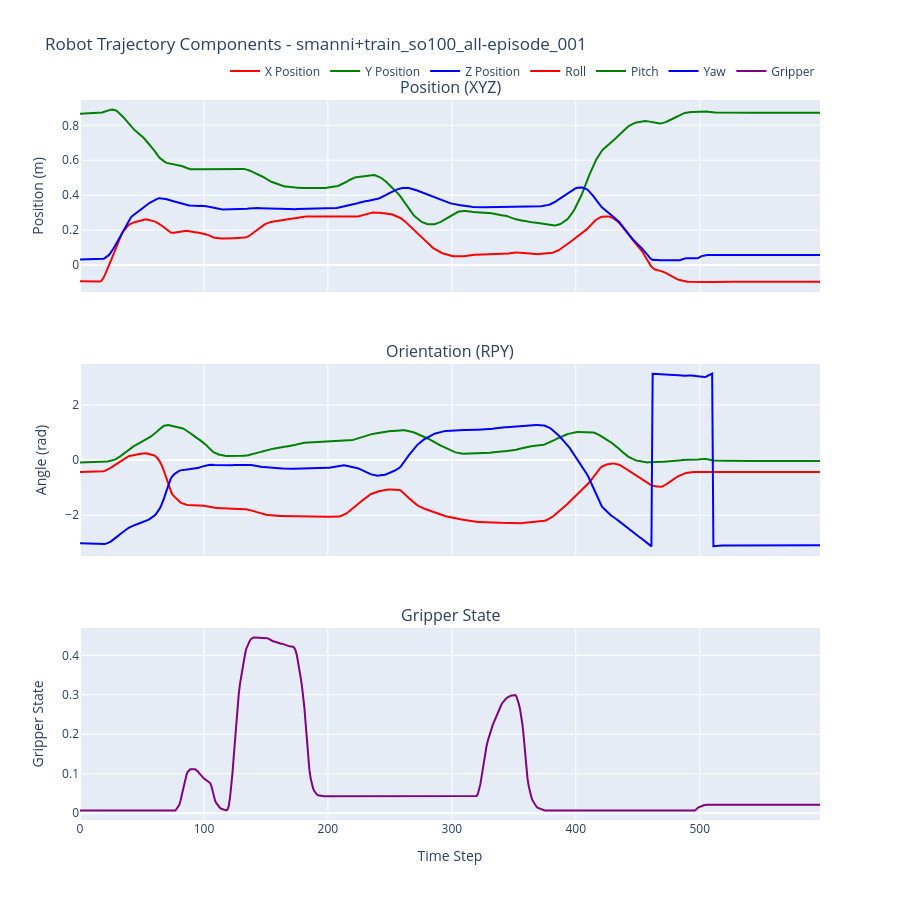

Write notebook code for a chart like this one.
### Code cell
# Create 2D component plots using the new function
if episodes and trajectory_data:
    print("\nCreating 2D component plots...")
    fig_2d = visualize_trajectory_components(
        trajectory_data, 
        title=f"Robot Trajectory Components - {selected_episode}"
    )
    if fig_2d is not None:
        fig_2d.show()
    
    # Interactive episode selector
    if len(episodes) > 1 and WIDGETS_AVAILABLE:
        print("\nInteractive Episode Selector:")
        
        # Create dropdown widget for episode selection
        episode_dropdown = widgets.Dropdown(
            options=episodes,
            value=selected_episode,
            description='Episode:',
            style={'description_width': 'initial'},
            layout={'width': '50%'}
        )
        
        # Create output widget for displaying plots
        output = widgets.Output()
        
        # Define update function
        def on_episode_change(change):
            with output:
                output.clear_output()
                selected_ep = change['new']
                episode_path = os.path.join(DATASET_PATH, selected_ep)
                print(f"Loading trajectory data from: {selected_ep}")
                
                # Load trajectory data using the new function
                traj_data = load_trajectory_data_from_episode(episode_path)
                
                if traj_data:
                    # Print statistics using the new function
                    print_trajectory_statistics(traj_data)
                    
                    # Create 3D visualization using the new function
                    print("\nCreating 3D visualization...")
                    fig_3d = visualize_trajectory_3d(
                        traj_data, 
                        title=f"Robot End-Effector Trajectory - {selected_ep}",
                        show_coord_system=True
                    )
                    
                    if fig_3d is not None:
                        fig_3d.show()
                    
                    # Create 2D component plots using the new function
                    print("Creating 2D component plots...")
                    fig_2d = visualize_trajectory_components(
                        traj_data, 
                        title=f"Robot Trajectory Components - {selected_ep}"
                    )
                    if fig_2d is not None:
                        fig_2d.show()
                else:
                    print("Failed to load trajectory data")
        
        # Register callback
        episode_dropdown.observe(on_episode_change, names='value')
        
        # Display widgets
        display(episode_dropdown)
        display(output)
        
        # Initialize with first episode
        on_episode_change({'new': selected_episode})

### Figure 1 — Plotly figure (JSON) as saved in the notebook; plotly's stock layout.template omitted (floating-point values rounded to 4 significant figures; data arrays with more than 128 entries replaced by an {"elided": "..."} marker saying what was removed)
{"data": [{"line": {"color": "red"}, "mode": "lines", "name": "X Position", "type": "scatter", "x": {"elided": "598 int values"}, "xaxis": "x", "y": {"elided": "598 float values"}, "yaxis": "y"}, {"line": {"color": "green"}, "mode": "lines", "name": "Y Position", "type": "scatter", "x": {"elided": "598 int values"}, "xaxis": "x", "y": {"elided": "598 float values"}, "yaxis": "y"}, {"line": {"color": "blue"}, "mode": "lines", "name": "Z Position", "type": "scatter", "x": {"elided": "598 int values"}, "xaxis": "x", "y": {"elided": "598 float values"}, "yaxis": "y"}, {"line": {"color": "red"}, "mode": "lines", "name": "Roll", "type": "scatter", "x": {"elided": "598 int values"}, "xaxis": "x2", "y": {"elided": "598 float values"}, "yaxis": "y2"}, {"line": {"color": "green"}, "mode": "lines", "name": "Pitch", "type": "scatter", "x": {"elided": "598 int values"}, "xaxis": "x2", "y": {"elided": "598 float values"}, "yaxis": "y2"}, {"line": {"color": "blue"}, "mode": "lines", "name": "Yaw", "type": "scatter", "x": {"elided": "598 int values"}, "xaxis": "x2", "y": {"elided": "598 float values"}, "yaxis": "y2"}, {"line": {"color": "purple"}, "mode": "lines", "name": "Gripper", "type": "scatter", "x": {"elided": "598 int values"}, "xaxis": "x3", "y": {"elided": "598 float values"}, "yaxis": "y3"}], "layout": {"annotations": [{"font": {"size": 16}, "showarrow": false, "text": "Position (XYZ)", "x": 0.5, "xanchor": "center", "xref": "paper", "y": 1, "yanchor": "bottom", "yref": "paper"}, {"font": {"size": 16}, "showarrow": false, "text": "Orientation (RPY)", "x": 0.5, "xanchor": "center", "xref": "paper", "y": 0.6333, "yanchor": "bottom", "yref": "paper"}, {"font": {"size": 16}, "showarrow": false, "text": "Gripper State", "x": 0.5, "xanchor": "center", "xref": "paper", "y": 0.2667, "yanchor": "bottom", "yref": "paper"}], "height": 900, "legend": {"orientation": "h", "x": 1, "xanchor": "right", "y": 1.02, "yanchor": "bottom"}, "showlegend": true, "title": {"text": "Robot Trajectory Components - smanni+train_so100_all-episode_001"}, "width": 900, "xaxis": {"anchor": "y", "domain": [0, 1], "matches": "x3", "showticklabels": false}, "xaxis2": {"anchor": "y2", "domain": [0, 1], "matches": "x3", "showticklabels": false}, "xaxis3": {"anchor": "y3", "domain": [0, 1], "title": {"text": "Time Step"}}, "yaxis": {"anchor": "x", "domain": [0.7333, 1], "title": {"text": "Position (m)"}}, "yaxis2": {"anchor": "x2", "domain": [0.3667, 0.6333], "title": {"text": "Angle (rad)"}}, "yaxis3": {"anchor": "x3", "domain": [0, 0.2667], "title": {"text": "Gripper State"}}}}
